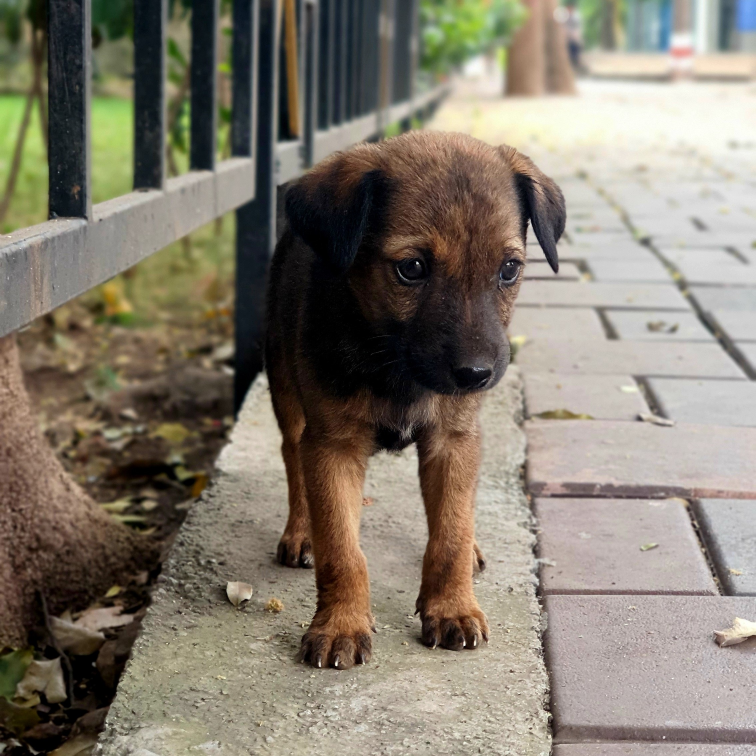
#> input picture Assgn 1/image.jpg, 2268 x 2268 px (shown at 1/3 size)
$ python assgn_1.py
#> lines starting #> are read from the running program, lines starting #| are printed output that depends on the picture
#colored image, RGB split channel images

import numpy as np
import matplotlib.pyplot as plt
from PIL import Image

img = Image.open("image.jpg")
#> img is the input picture: PIL image 2268x2268 RGB; mean R, G, B 132.1, 124.4, 111.1
img=img.resize((1024,1024))
#> img: PIL image 1024x1024 RGB
M = np.asarray(img)

plt.figure(figsize=(12, 12))

plt.subplot(2, 2, 1)
plt.imshow(img)
plt.title("Original Image")
plt.axis('on')

plt.subplot(2, 2, 2)
plt.imshow(M[:, :, 0], cmap='Reds', vmin=0, vmax=255)
plt.title("Red Channel")
plt.axis('on')

plt.subplot(2, 2, 3)
plt.imshow(M[:, :, 1], cmap='Greens', vmin=0, vmax=255)
plt.title("Green Channel")
plt.axis('on')

plt.subplot(2, 2, 4)
plt.imshow(M[:, :, 2], cmap='Blues', vmin=0, vmax=255)
plt.title("Blue Channel")
plt.axis('on')


w, h = img.size
#> w = 1024; h = 1024
print(w,h)
#| 1024 1024

plt.show()
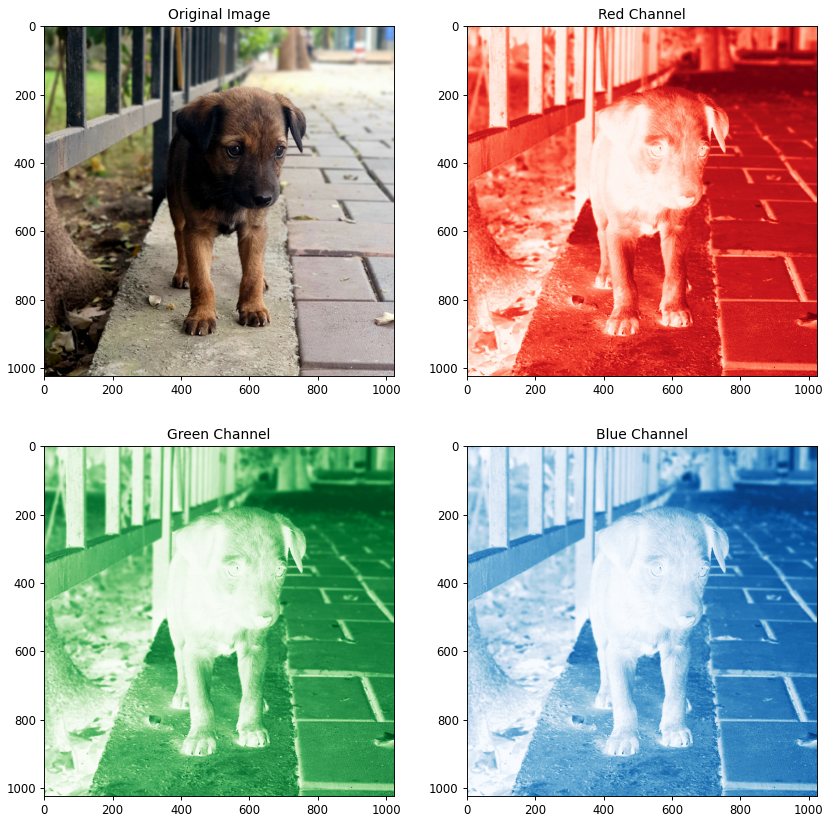
#> figure drawn by matplotlib, 4 panels
